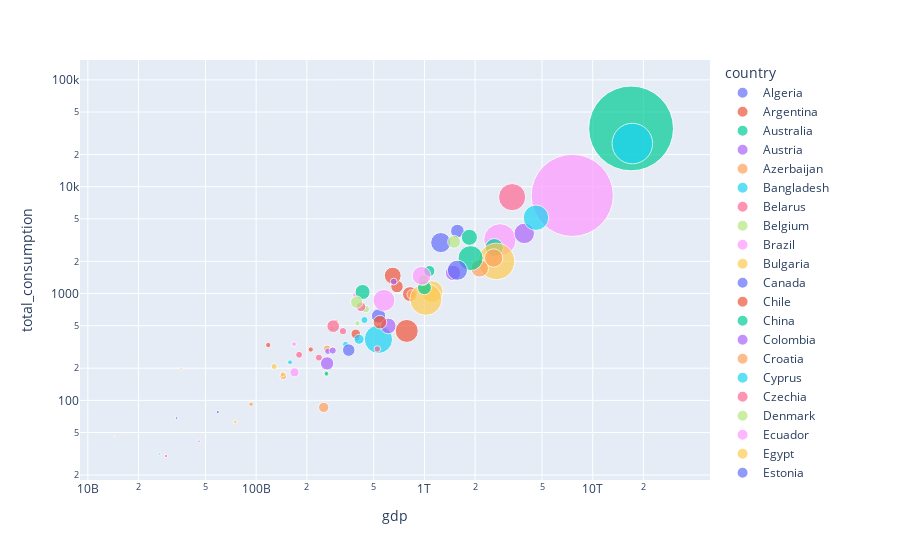

Source (notebook cell):
### Code cell
energy_consumption.gapminder(2016)
